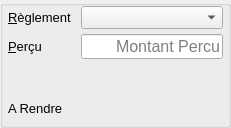
        <widget class="QGroupBox" name="gbox_amount_">
         <property name="sizePolicy">
          <sizepolicy hsizetype="Preferred" vsizetype="Preferred">
           <horstretch>0</horstretch>
           <verstretch>0</verstretch>
          </sizepolicy>
         </property>
         <property name="font">
          <font>
           <pointsize>10</pointsize>
          </font>
         </property>
         <property name="title">
          <string notr="true"/>
         </property>
         <property name="alignment">
          <set>Qt::AlignRight|Qt::AlignTrailing|Qt::AlignVCenter</set>
         </property>
         <property name="flat">
          <bool>false</bool>
         </property>
         <property name="checkable">
          <bool>false</bool>
         </property>
         <property name="checked">
          <bool>false</bool>
         </property>
         <layout class="QFormLayout" name="formLayout">
          <property name="labelAlignment">
           <set>Qt::AlignLeading|Qt::AlignLeft|Qt::AlignVCenter</set>
          </property>
          <property name="formAlignment">
           <set>Qt::AlignRight|Qt::AlignTop|Qt::AlignTrailing</set>
          </property>
          <property name="horizontalSpacing">
           <number>10</number>
          </property>
          <property name="verticalSpacing">
           <number>5</number>
          </property>
          <property name="leftMargin">
           <number>5</number>
          </property>
          <property name="topMargin">
           <number>0</number>
          </property>
          <property name="rightMargin">
           <number>5</number>
          </property>
          <property name="bottomMargin">
           <number>0</number>
          </property>
          <item row="0" column="0">
           <widget class="QLabel" name="lbl_devise_">
            <property name="font">
             <font>
              <pointsize>10</pointsize>
             </font>
            </property>
            <property name="autoFillBackground">
             <bool>false</bool>
            </property>
            <property name="text">
             <string>&amp;Règlement</string>
            </property>
            <property name="alignment">
             <set>Qt::AlignLeading|Qt::AlignLeft|Qt::AlignVCenter</set>
            </property>
            <property name="buddy">
             <cstring>cbox_devise_</cstring>
            </property>
           </widget>
          </item>
          <item row="0" column="1">
           <widget class="QComboBox" name="cbox_devise_">
            <property name="enabled">
             <bool>true</bool>
            </property>
            <property name="sizePolicy">
             <sizepolicy hsizetype="Expanding" vsizetype="Fixed">
              <horstretch>0</horstretch>
              <verstretch>0</verstretch>
             </sizepolicy>
            </property>
            <property name="maximumSize">
             <size>
              <width>16777215</width>
              <height>23</height>
             </size>
            </property>
            <property name="toolTip">
             <string>Définir le mode de réglement</string>
            </property>
            <property name="editable">
             <bool>false</bool>
            </property>
            <property name="currentText">
             <string/>
            </property>
            <property name="currentIndex">
             <number>-1</number>
            </property>
            <property name="sizeAdjustPolicy">
             <enum>QComboBox::AdjustToContents</enum>
            </property>
           </widget>
          </item>
          <item row="1" column="0">
           <widget class="QLabel" name="lbl_percu_">
            <property name="font">
             <font>
              <pointsize>10</pointsize>
             </font>
            </property>
            <property name="text">
             <string>&amp;Perçu</string>
            </property>
            <property name="alignment">
             <set>Qt::AlignLeading|Qt::AlignLeft|Qt::AlignVCenter</set>
            </property>
            <property name="buddy">
             <cstring>ledit_percu_</cstring>
            </property>
           </widget>
          </item>
          <item row="1" column="1">
           <widget class="CurrencyEdit" name="ledit_percu_">
            <property name="sizePolicy">
             <sizepolicy hsizetype="Expanding" vsizetype="Fixed">
              <horstretch>0</horstretch>
              <verstretch>0</verstretch>
             </sizepolicy>
            </property>
            <property name="minimumSize">
             <size>
              <width>0</width>
              <height>0</height>
             </size>
            </property>
            <property name="maximumSize">
             <size>
              <width>16777215</width>
              <height>25</height>
             </size>
            </property>
            <property name="font">
             <font>
              <pointsize>12</pointsize>
             </font>
            </property>
            <property name="toolTip">
             <string>Entrer le montant percu du Client</string>
            </property>
            <property name="layoutDirection">
             <enum>Qt::LeftToRight</enum>
            </property>
            <property name="inputMethodHints">
             <set>Qt::ImhPreferNumbers</set>
            </property>
            <property name="text">
             <string/>
            </property>
            <property name="cursorPosition">
             <number>0</number>
            </property>
            <property name="alignment">
             <set>Qt::AlignRight|Qt::AlignTrailing|Qt::AlignVCenter</set>
            </property>
            <property name="readOnly">
             <bool>false</bool>
            </property>
            <property name="placeholderText">
             <string>Montant Percu</string>
            </property>
            <property name="clearButtonEnabled">
             <bool>false</bool>
            </property>
           </widget>
          </item>
          <item row="2" column="0">
           <widget class="QLabel" name="lbl_a_rendre_">
            <property name="minimumSize">
             <size>
              <width>0</width>
              <height>30</height>
             </size>
            </property>
            <property name="font">
             <font>
              <pointsize>10</pointsize>
             </font>
            </property>
            <property name="text">
             <string>A Rendre</string>
            </property>
            <property name="alignment">
             <set>Qt::AlignBottom|Qt::AlignLeading|Qt::AlignLeft</set>
            </property>
           </widget>
          </item>
          <item row="2" column="1">
           <widget class="QLabel" name="lbl_a_rendre_valeur_">
            <property name="sizePolicy">
             <sizepolicy hsizetype="Expanding" vsizetype="Preferred">
              <horstretch>0</horstretch>
              <verstretch>0</verstretch>
             </sizepolicy>
            </property>
            <property name="minimumSize">
             <size>
              <width>0</width>
              <height>30</height>
             </size>
            </property>
            <property name="font">
             <font>
              <pointsize>40</pointsize>
             </font>
            </property>
            <property name="layoutDirection">
             <enum>Qt::LeftToRight</enum>
            </property>
            <property name="autoFillBackground">
             <bool>false</bool>
            </property>
            <property name="styleSheet">
             <string notr="true">color: rgb(255, 0, 0);</string>
            </property>
            <property name="lineWidth">
             <number>0</number>
            </property>
            <property name="text">
             <string/>
            </property>
            <property name="scaledContents">
             <bool>true</bool>
            </property>
            <property name="alignment">
             <set>Qt::AlignRight|Qt::AlignTrailing|Qt::AlignVCenter</set>
            </property>
           </widget>
          </item>
         </layout>
        </widget>
